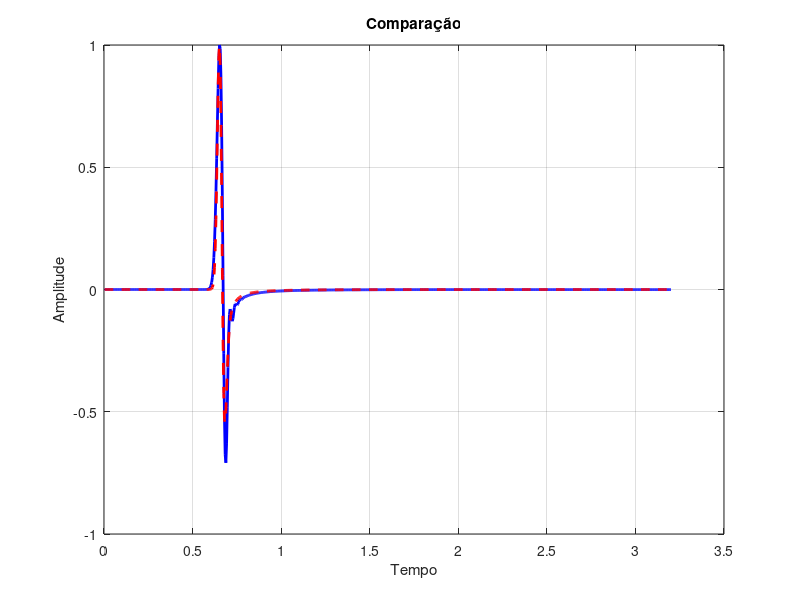

This chart was generated by the following MATLAB code:
clear; clc; close all;

M = 4;

%dominio
Nx = 200;
Nz = 200;

h = 8.5;
c = 1500.0;
dt = 0.004;
S = c * dt / h;
tempo = 800;

m = max(1, M);
U = zeros(Nx, Nz, tempo + m);

%fonte
t0 = 0.1;
s0 = 0.02;
x0 = round(Nx/2);
z0 = 2;

%ponto para comparação
xr = 100;
zr = 100;

%distancia ate a fonte
dist1 = sqrt(((xr - x0) * h)^2 + ((zr - z0) * h)^2);

%fonte fantasma
zf = 0;
dist2 = sqrt(((xr - x0) * h)^2 + ((zr - zf) * h)^2); %distancia

orig = zeros(1, tempo);
conv  = zeros(1, tempo);

%matrizes
c1 = (S - 1) / (S + 1);
c2 = [1, -c1; c1, -1];
c3 = 1;

if M > 0
    for i = 1:M
        c3 = conv2(c3, c2);
    end
end

figure;

%preenchendo
for n = 1:tempo
    t = n * dt;
    p = n + m;

    %interior
    U(2:Nx-1, 2:Nz-1, p+1) = 2*U(2:Nx-1, 2:Nz-1, p) - U(2:Nx-1, 2:Nz-1, p-1) + ...
        (S^2) * (U(3:Nx, 2:Nz-1, p) - 2*U(2:Nx-1, 2:Nz-1, p) + U(1:Nx-2, 2:Nz-1, p) + ...
                 U(2:Nx-1, 3:Nz, p) - 2*U(2:Nx-1, 2:Nz-1, p) + U(2:Nx-1, 1:Nz-2, p));

    %fonte
    f = exp(-((t - t0) / s0)^2);
    U(x0, z0, p+1) = U(x0, z0, p+1) + f;

    U(:, 1, p+1) = 0; %dirichlet

    %paredes
    if M == 0
        U(1, :, p+1) = 0; U(Nx, :, p+1) = 0; U(:, Nz, p+1) = 0;
    else
        U(1, :, p+1) = 0; U(Nx, :, p+1) = 0; U(:, Nz, p+1) = 0;

        for i = 1:M+1
            for j = 1:M+1
                if i==1 && j==1; continue; end
                coef = c3(i,j);
                tn = p - i + 2;

                U(1, :, p+1)  = U(1, :, p+1)  - coef * U(j, :, tn);
                U(Nx, :, p+1) = U(Nx, :, p+1) - coef * U(Nx - j + 1, :, tn);
                U(:, Nz, p+1) = U(:, Nz, p+1) - coef * U(:, Nz - j + 1, tn);
            end
        end
    end

    %linhas para comparação
    orig(n) = U(xr, zr, p+1);

    if t > dist1/c %integral onda direta
        dt1 = linspace(0, t - dist1/c - 1e-6, 400);
        fdt = exp(-((dt1 - t0) / s0).^2);
        int1 = fdt ./ sqrt(c^2 * (t - dt1).^2 - dist1^2);
        a1 = (1 / (2*pi*c)) * trapz(dt1, int1);
    else
        a1 = 0;
    end

    if t > dist2/c %integral onda refletida
        dt2 = linspace(0, t - dist2/c - 1e-6, 400);
        fdt1 = exp(-((dt2 - t0) / s0).^2);
        int2 = fdt1 ./ sqrt(c^2 * (t - dt2).^2 - dist2^2);
        a2 = (1 / (2*pi*c)) * trapz(dt2, int2);
    else
        a2 = 0;
    end

    conv(n) = a1 - a2;
end

%normalizando
o1 = orig / max(abs(orig));
o2  = conv / max(abs(conv));

tempo1 = (1:tempo) * dt;

plot(tempo1, o1, 'b-', 'LineWidth', 2);
hold on;
plot(tempo1, o2, 'r--', 'LineWidth', 2);
grid on;
title('Comparação');
xlabel('Tempo');
ylabel('Amplitude');
